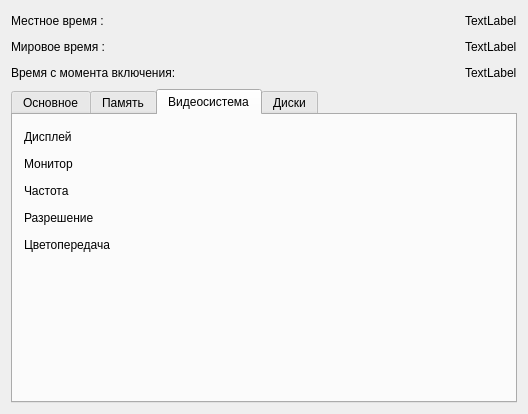
<?xml version="1.0" encoding="UTF-8"?>
<ui version="4.0">
 <class>MainWindow</class>
 <widget class="QMainWindow" name="MainWindow">
  <property name="enabled">
   <bool>true</bool>
  </property>
  <property name="geometry">
   <rect>
    <x>0</x>
    <y>0</y>
    <width>528</width>
    <height>414</height>
   </rect>
  </property>
  <property name="maximumSize">
   <size>
    <width>528</width>
    <height>414</height>
   </size>
  </property>
  <property name="windowTitle">
   <string>MainWindow</string>
  </property>
  <widget class="QWidget" name="centralWidget">
   <layout class="QVBoxLayout" name="verticalLayout">
    <item>
     <layout class="QHBoxLayout" name="horizontalLayout_2">
      <item>
       <widget class="QLabel" name="label">
        <property name="text">
         <string>Местное время :</string>
        </property>
       </widget>
      </item>
      <item>
       <spacer name="horizontalSpacer">
        <property name="orientation">
         <enum>Qt::Horizontal</enum>
        </property>
        <property name="sizeHint" stdset="0">
         <size>
          <width>40</width>
          <height>20</height>
         </size>
        </property>
       </spacer>
      </item>
      <item>
       <widget class="QLabel" name="labelTime">
        <property name="text">
         <string>TextLabel</string>
        </property>
       </widget>
      </item>
     </layout>
    </item>
    <item>
     <layout class="QHBoxLayout" name="horizontalLayout_38">
      <item>
       <widget class="QLabel" name="label_2">
        <property name="text">
         <string>Мировое время :</string>
        </property>
       </widget>
      </item>
      <item>
       <spacer name="horizontalSpacer_3">
        <property name="orientation">
         <enum>Qt::Horizontal</enum>
        </property>
        <property name="sizeHint" stdset="0">
         <size>
          <width>40</width>
          <height>20</height>
         </size>
        </property>
       </spacer>
      </item>
      <item>
       <widget class="QLabel" name="labelTime_2">
        <property name="text">
         <string>TextLabel</string>
        </property>
       </widget>
      </item>
     </layout>
    </item>
    <item>
     <layout class="QHBoxLayout" name="horizontalLayout">
      <item>
       <widget class="QLabel" name="label_3">
        <property name="text">
         <string>Время с момента включения:</string>
        </property>
       </widget>
      </item>
      <item>
       <spacer name="horizontalSpacer_2">
        <property name="orientation">
         <enum>Qt::Horizontal</enum>
        </property>
        <property name="sizeHint" stdset="0">
         <size>
          <width>40</width>
          <height>20</height>
         </size>
        </property>
       </spacer>
      </item>
      <item>
       <widget class="QLabel" name="labelTimeUp">
        <property name="text">
         <string>TextLabel</string>
        </property>
       </widget>
      </item>
     </layout>
    </item>
    <item>
     <widget class="QTabWidget" name="tabWidget">
      <property name="enabled">
       <bool>true</bool>
      </property>
      <property name="currentIndex">
       <number>2</number>
      </property>
      <widget class="QWidget" name="tab">
       <attribute name="title">
        <string>Основное</string>
       </attribute>
       <layout class="QVBoxLayout" name="verticalLayout_2">
        <item>
         <layout class="QHBoxLayout" name="horizontalLayout_3">
          <item>
           <widget class="QLabel" name="label_6">
            <property name="text">
             <string>Имя компьютера</string>
            </property>
           </widget>
          </item>
          <item>
           <widget class="QLabel" name="labelComputerName">
            <property name="text">
             <string>TextLabel</string>
            </property>
           </widget>
          </item>
         </layout>
        </item>
        <item>
         <layout class="QHBoxLayout" name="horizontalLayout_4">
          <item>
           <widget class="QLabel" name="label_7">
            <property name="text">
             <string>Имя пользователя</string>
            </property>
           </widget>
          </item>
          <item>
           <widget class="QLabel" name="labelUserName">
            <property name="text">
             <string>TextLabel</string>
            </property>
           </widget>
          </item>
         </layout>
        </item>
        <item>
         <layout class="QHBoxLayout" name="horizontalLayout_5">
          <item>
           <widget class="QLabel" name="label_9">
            <property name="text">
             <string>Производитель процесора</string>
            </property>
           </widget>
          </item>
          <item>
           <widget class="QLabel" name="labelCPU">
            <property name="text">
             <string>TextLabel</string>
            </property>
           </widget>
          </item>
         </layout>
        </item>
        <item>
         <layout class="QHBoxLayout" name="horizontalLayout_6">
          <item>
           <widget class="QLabel" name="label_11">
            <property name="text">
             <string>Тип архитектуры</string>
            </property>
           </widget>
          </item>
          <item>
           <widget class="QLabel" name="labelArchiType">
            <property name="text">
             <string>TextLabel</string>
            </property>
           </widget>
          </item>
         </layout>
        </item>
        <item>
         <layout class="QHBoxLayout" name="horizontalLayout_7">
          <item>
           <widget class="QLabel" name="label_13">
            <property name="text">
             <string>Количество логических процессоров</string>
            </property>
           </widget>
          </item>
          <item>
           <widget class="QLabel" name="labelCount">
            <property name="text">
             <string>TextLabel</string>
            </property>
           </widget>
          </item>
         </layout>
        </item>
        <item>
         <layout class="QHBoxLayout" name="horizontalLayout_8">
          <item>
           <widget class="QLabel" name="label_15">
            <property name="text">
             <string>Операционная система</string>
            </property>
           </widget>
          </item>
          <item>
           <widget class="QLabel" name="labelOperationSystem">
            <property name="text">
             <string>TextLabel</string>
            </property>
           </widget>
          </item>
         </layout>
        </item>
        <item>
         <layout class="QHBoxLayout" name="horizontalLayout_9">
          <item>
           <widget class="QLabel" name="label_17">
            <property name="text">
             <string>Роль машины</string>
            </property>
           </widget>
          </item>
          <item>
           <widget class="QLabel" name="labelRole">
            <property name="text">
             <string>TextLabel</string>
            </property>
           </widget>
          </item>
         </layout>
        </item>
       </layout>
      </widget>
      <widget class="QWidget" name="tab_2">
       <attribute name="title">
        <string>Память</string>
       </attribute>
       <layout class="QVBoxLayout" name="verticalLayout_10">
        <item>
         <layout class="QHBoxLayout" name="horizontalLayout_31">
          <item>
           <widget class="QLabel" name="label_10">
            <property name="text">
             <string>Занятость памяти</string>
            </property>
           </widget>
          </item>
          <item>
           <widget class="QLabel" name="labelLoadMemory">
            <property name="text">
             <string/>
            </property>
           </widget>
          </item>
         </layout>
        </item>
        <item>
         <layout class="QHBoxLayout" name="horizontalLayout_30">
          <item>
           <widget class="QLabel" name="label_5">
            <property name="text">
             <string>Физическая память</string>
            </property>
           </widget>
          </item>
          <item>
           <widget class="QLabel" name="labelTotalPhis">
            <property name="text">
             <string/>
            </property>
           </widget>
          </item>
         </layout>
        </item>
        <item>
         <layout class="QHBoxLayout" name="horizontalLayout_32">
          <item>
           <widget class="QLabel" name="label_14">
            <property name="text">
             <string>Свободная физическая память</string>
            </property>
           </widget>
          </item>
          <item>
           <widget class="QLabel" name="labelFreePhis">
            <property name="text">
             <string/>
            </property>
           </widget>
          </item>
         </layout>
        </item>
        <item>
         <layout class="QHBoxLayout" name="horizontalLayout_33">
          <item>
           <widget class="QLabel" name="label_18">
            <property name="text">
             <string>Виртуальная память</string>
            </property>
           </widget>
          </item>
          <item>
           <widget class="QLabel" name="labelTotalVirt">
            <property name="text">
             <string/>
            </property>
           </widget>
          </item>
         </layout>
        </item>
        <item>
         <layout class="QHBoxLayout" name="horizontalLayout_34">
          <item>
           <widget class="QLabel" name="label_20">
            <property name="text">
             <string>Свободная виртуальная память</string>
            </property>
           </widget>
          </item>
          <item>
           <widget class="QLabel" name="labelFreeVirt">
            <property name="text">
             <string/>
            </property>
           </widget>
          </item>
         </layout>
        </item>
        <item>
         <layout class="QHBoxLayout" name="horizontalLayout_35">
          <item>
           <widget class="QLabel" name="label_22">
            <property name="text">
             <string>Файл подкачки</string>
            </property>
           </widget>
          </item>
          <item>
           <widget class="QLabel" name="labelPage">
            <property name="text">
             <string/>
            </property>
           </widget>
          </item>
         </layout>
        </item>
       </layout>
      </widget>
      <widget class="QWidget" name="tab_3">
       <attribute name="title">
        <string>Видеосистема</string>
       </attribute>
       <layout class="QHBoxLayout" name="horizontalLayout_60">
        <item>
         <layout class="QVBoxLayout" name="verticalLayout_13">
          <item>
           <layout class="QVBoxLayout" name="verticalLayout_12">
            <item>
             <layout class="QHBoxLayout" name="horizontalLayout_42">
              <item>
               <widget class="QLabel" name="labelDis1">
                <property name="text">
                 <string>Дисплей</string>
                </property>
               </widget>
              </item>
              <item>
               <widget class="QLabel" name="labelDisplay1">
                <property name="text">
                 <string/>
                </property>
               </widget>
              </item>
             </layout>
            </item>
            <item>
             <layout class="QHBoxLayout" name="horizontalLayout_43">
              <item>
               <widget class="QLabel" name="labelMon1">
                <property name="text">
                 <string>Монитор</string>
                </property>
               </widget>
              </item>
              <item>
               <widget class="QLabel" name="labelMonitor1">
                <property name="text">
                 <string/>
                </property>
               </widget>
              </item>
             </layout>
            </item>
            <item>
             <layout class="QHBoxLayout" name="horizontalLayout_44">
              <item>
               <widget class="QLabel" name="labelFrecuency1">
                <property name="text">
                 <string>Частота</string>
                </property>
               </widget>
              </item>
              <item>
               <widget class="QLabel" name="labelFrecuencyRes1">
                <property name="text">
                 <string/>
                </property>
               </widget>
              </item>
             </layout>
            </item>
            <item>
             <layout class="QHBoxLayout" name="horizontalLayout_45">
              <item>
               <widget class="QLabel" name="labelSize1">
                <property name="text">
                 <string>Разрешение</string>
                </property>
               </widget>
              </item>
              <item>
               <widget class="QLabel" name="labelSizeRes1">
                <property name="text">
                 <string/>
                </property>
               </widget>
              </item>
             </layout>
            </item>
            <item>
             <layout class="QHBoxLayout" name="horizontalLayout_46">
              <item>
               <widget class="QLabel" name="labelDeep1">
                <property name="text">
                 <string>Цветопередача</string>
                </property>
               </widget>
              </item>
              <item>
               <widget class="QLabel" name="labelDeepRes1">
                <property name="text">
                 <string/>
                </property>
               </widget>
              </item>
             </layout>
            </item>
           </layout>
          </item>
          <item>
           <layout class="QVBoxLayout" name="verticalLayout_11">
            <item>
             <layout class="QHBoxLayout" name="horizontalLayout_36">
              <item>
               <widget class="QLabel" name="labelDis2">
                <property name="text">
                 <string/>
                </property>
               </widget>
              </item>
              <item>
               <widget class="QLabel" name="labelDisplay2">
                <property name="text">
                 <string/>
                </property>
               </widget>
              </item>
             </layout>
            </item>
            <item>
             <layout class="QHBoxLayout" name="horizontalLayout_37">
              <item>
               <widget class="QLabel" name="labelMon2">
                <property name="text">
                 <string/>
                </property>
               </widget>
              </item>
              <item>
               <widget class="QLabel" name="labelMonitor2">
                <property name="text">
                 <string/>
                </property>
               </widget>
              </item>
             </layout>
            </item>
            <item>
             <layout class="QHBoxLayout" name="horizontalLayout_39">
              <item>
               <widget class="QLabel" name="labelFrecuency2">
                <property name="text">
                 <string/>
                </property>
               </widget>
              </item>
              <item>
               <widget class="QLabel" name="labelFrecuencyRes2">
                <property name="text">
                 <string/>
                </property>
               </widget>
              </item>
             </layout>
            </item>
            <item>
             <layout class="QHBoxLayout" name="horizontalLayout_41">
              <item>
               <widget class="QLabel" name="labelSize2">
                <property name="text">
                 <string/>
                </property>
               </widget>
              </item>
              <item>
               <widget class="QLabel" name="labelSizeRes2">
                <property name="text">
                 <string/>
                </property>
               </widget>
              </item>
             </layout>
            </item>
            <item>
             <layout class="QHBoxLayout" name="horizontalLayout_40">
              <item>
               <widget class="QLabel" name="labelDeep2">
                <property name="text">
                 <string/>
                </property>
               </widget>
              </item>
              <item>
               <widget class="QLabel" name="labelDeepRes2">
                <property name="text">
                 <string/>
                </property>
               </widget>
              </item>
             </layout>
            </item>
           </layout>
          </item>
         </layout>
        </item>
        <item>
         <layout class="QVBoxLayout" name="verticalLayout_14">
          <item>
           <layout class="QVBoxLayout" name="verticalLayout_15">
            <item>
             <layout class="QHBoxLayout" name="horizontalLayout_48">
              <item>
               <widget class="QLabel" name="labelDis3">
                <property name="text">
                 <string/>
                </property>
               </widget>
              </item>
              <item>
               <widget class="QLabel" name="labelDisplay3">
                <property name="text">
                 <string/>
                </property>
               </widget>
              </item>
             </layout>
            </item>
            <item>
             <layout class="QHBoxLayout" name="horizontalLayout_50">
              <item>
               <widget class="QLabel" name="labelMon3">
                <property name="text">
                 <string/>
                </property>
               </widget>
              </item>
              <item>
               <widget class="QLabel" name="labelMonitor3">
                <property name="text">
                 <string/>
                </property>
               </widget>
              </item>
             </layout>
            </item>
            <item>
             <layout class="QHBoxLayout" name="horizontalLayout_51">
              <item>
               <widget class="QLabel" name="labelFrecuency3">
                <property name="text">
                 <string/>
                </property>
               </widget>
              </item>
              <item>
               <widget class="QLabel" name="labelFrecuencyRes3">
                <property name="text">
                 <string/>
                </property>
               </widget>
              </item>
             </layout>
            </item>
            <item>
             <layout class="QHBoxLayout" name="horizontalLayout_52">
              <item>
               <widget class="QLabel" name="labelSize3">
                <property name="text">
                 <string/>
                </property>
               </widget>
              </item>
              <item>
               <widget class="QLabel" name="labelSizeRes3">
                <property name="text">
                 <string/>
                </property>
               </widget>
              </item>
             </layout>
            </item>
            <item>
             <layout class="QHBoxLayout" name="horizontalLayout_53">
              <item>
               <widget class="QLabel" name="labelDeep3">
                <property name="text">
                 <string/>
                </property>
               </widget>
              </item>
              <item>
               <widget class="QLabel" name="labelDeepRes3">
                <property name="text">
                 <string/>
                </property>
               </widget>
              </item>
             </layout>
            </item>
           </layout>
          </item>
          <item>
           <layout class="QVBoxLayout" name="verticalLayout_16">
            <item>
             <layout class="QHBoxLayout" name="horizontalLayout_54">
              <item>
               <widget class="QLabel" name="labelDis4">
                <property name="text">
                 <string/>
                </property>
               </widget>
              </item>
              <item>
               <widget class="QLabel" name="labelDisplay4">
                <property name="text">
                 <string/>
                </property>
               </widget>
              </item>
             </layout>
            </item>
            <item>
             <layout class="QHBoxLayout" name="horizontalLayout_56">
              <item>
               <widget class="QLabel" name="labelMon4">
                <property name="text">
                 <string/>
                </property>
               </widget>
              </item>
              <item>
               <widget class="QLabel" name="labelMonitor4">
                <property name="text">
                 <string/>
                </property>
               </widget>
              </item>
             </layout>
            </item>
            <item>
             <layout class="QHBoxLayout" name="horizontalLayout_57">
              <item>
               <widget class="QLabel" name="labelFrecuency4">
                <property name="text">
                 <string/>
                </property>
               </widget>
              </item>
              <item>
               <widget class="QLabel" name="labelFrecuencyRes4">
                <property name="text">
                 <string/>
                </property>
               </widget>
              </item>
             </layout>
            </item>
            <item>
             <layout class="QHBoxLayout" name="horizontalLayout_58">
              <item>
               <widget class="QLabel" name="labelSize4">
                <property name="text">
                 <string/>
                </property>
               </widget>
              </item>
              <item>
               <widget class="QLabel" name="labelSizeRes4">
                <property name="text">
                 <string/>
                </property>
               </widget>
              </item>
             </layout>
            </item>
            <item>
             <layout class="QHBoxLayout" name="horizontalLayout_59">
              <item>
               <widget class="QLabel" name="labelDeep4">
                <property name="text">
                 <string/>
                </property>
               </widget>
              </item>
              <item>
               <widget class="QLabel" name="labelDeepRes4">
                <property name="text">
                 <string/>
                </property>
               </widget>
              </item>
             </layout>
            </item>
           </layout>
          </item>
         </layout>
        </item>
       </layout>
      </widget>
      <widget class="QWidget" name="tab_4">
       <attribute name="title">
        <string>Диски</string>
       </attribute>
       <layout class="QVBoxLayout" name="verticalLayout_9">
        <item>
         <layout class="QHBoxLayout" name="horizontalLayout_28">
          <item>
           <widget class="QGroupBox" name="groupBox_13">
            <property name="maximumSize">
             <size>
              <width>157</width>
              <height>117</height>
             </size>
            </property>
            <property name="styleSheet">
             <string notr="true">
border-color: qlineargradient(spread:pad, x1:0, y1:0, x2:1, y2:0, stop:0 rgba(0, 0, 0, 255), stop:1 rgba(255, 255, 255, 255));</string>
            </property>
            <layout class="QVBoxLayout" name="verticalLayout_8">
             <item>
              <widget class="QLabel" name="labelDiskName1">
               <property name="text">
                <string/>
               </property>
              </widget>
             </item>
             <item>
              <layout class="QHBoxLayout" name="horizontalLayout_25">
               <item>
                <widget class="QLabel" name="labelTom1">
                 <property name="text">
                  <string>Имя тома</string>
                 </property>
                </widget>
               </item>
               <item>
                <widget class="QLabel" name="labelTomName1">
                 <property name="text">
                  <string/>
                 </property>
                </widget>
               </item>
              </layout>
             </item>
             <item>
              <layout class="QHBoxLayout" name="horizontalLayout_26">
               <item>
                <widget class="QLabel" name="labelFile1">
                 <property name="text">
                  <string>Файловая система</string>
                 </property>
                </widget>
               </item>
               <item>
                <widget class="QLabel" name="labelFileName1">
                 <property name="text">
                  <string/>
                 </property>
                </widget>
               </item>
              </layout>
             </item>
             <item>
              <layout class="QHBoxLayout" name="horizontalLayout_27">
               <item>
                <widget class="QLabel" name="labelFree1">
                 <property name="text">
                  <string>Свободно</string>
                 </property>
                </widget>
               </item>
               <item>
                <widget class="QLabel" name="labelFreeSpace1">
                 <property name="text">
                  <string/>
                 </property>
                </widget>
               </item>
              </layout>
             </item>
            </layout>
           </widget>
          </item>
          <item>
           <widget class="QGroupBox" name="groupBox">
            <property name="maximumSize">
             <size>
              <width>158</width>
              <height>117</height>
             </size>
            </property>
            <property name="styleSheet">
             <string notr="true">border-color: qlineargradient(spread:pad, x1:0, y1:0, x2:1, y2:0, stop:0 rgba(0, 0, 0, 255), stop:1 rgba(255, 255, 255, 255));</string>
            </property>
            <layout class="QVBoxLayout" name="verticalLayout_3">
             <item>
              <widget class="QLabel" name="labelDiskName3">
               <property name="text">
                <string/>
               </property>
              </widget>
             </item>
             <item>
              <layout class="QHBoxLayout" name="horizontalLayout_11">
               <item>
                <widget class="QLabel" name="labelTom3">
                 <property name="text">
                  <string/>
                 </property>
                </widget>
               </item>
               <item>
                <widget class="QLabel" name="labelTomName3">
                 <property name="text">
                  <string/>
                 </property>
                </widget>
               </item>
              </layout>
             </item>
             <item>
              <layout class="QHBoxLayout" name="horizontalLayout_12">
               <item>
                <widget class="QLabel" name="labelFile3">
                 <property name="text">
                  <string/>
                 </property>
                </widget>
               </item>
               <item>
                <widget class="QLabel" name="labelFileName3">
                 <property name="text">
                  <string/>
                 </property>
                </widget>
               </item>
              </layout>
             </item>
             <item>
              <layout class="QHBoxLayout" name="horizontalLayout_10">
               <item>
                <widget class="QLabel" name="labelFree3">
                 <property name="text">
                  <string/>
                 </property>
                </widget>
               </item>
               <item>
                <widget class="QLabel" name="labelFreeSpace3">
                 <property name="text">
                  <string/>
                 </property>
                </widget>
               </item>
              </layout>
             </item>
            </layout>
           </widget>
          </item>
          <item>
           <widget class="QGroupBox" name="groupBox_10">
            <property name="maximumSize">
             <size>
              <width>157</width>
              <height>117</height>
             </size>
            </property>
            <property name="styleSheet">
             <string notr="true">border-color: qlineargradient(spread:pad, x1:0, y1:0, x2:1, y2:0, stop:0 rgba(0, 0, 0, 255), stop:1 rgba(255, 255, 255, 255));</string>
            </property>
            <layout class="QVBoxLayout" name="verticalLayout_5">
             <item>
              <widget class="QLabel" name="labelDiskName5">
               <property name="text">
                <string/>
               </property>
              </widget>
             </item>
             <item>
              <layout class="QHBoxLayout" name="horizontalLayout_16">
               <item>
                <widget class="QLabel" name="labelTom5">
                 <property name="text">
                  <string/>
                 </property>
                </widget>
               </item>
               <item>
                <widget class="QLabel" name="labelTomName5">
                 <property name="text">
                  <string/>
                 </property>
                </widget>
               </item>
              </layout>
             </item>
             <item>
              <layout class="QHBoxLayout" name="horizontalLayout_17">
               <item>
                <widget class="QLabel" name="labelFile5">
                 <property name="text">
                  <string/>
                 </property>
                </widget>
               </item>
               <item>
                <widget class="QLabel" name="labelFileName5">
                 <property name="text">
                  <string/>
                 </property>
                </widget>
               </item>
              </layout>
             </item>
             <item>
              <layout class="QHBoxLayout" name="horizontalLayout_18">
               <item>
                <widget class="QLabel" name="labelFree5">
                 <property name="text">
                  <string/>
                 </property>
                </widget>
               </item>
               <item>
                <widget class="QLabel" name="labelFreeSpace5">
                 <property name="text">
                  <string/>
                 </property>
                </widget>
               </item>
              </layout>
             </item>
            </layout>
           </widget>
          </item>
         </layout>
        </item>
        <item>
         <layout class="QHBoxLayout" name="horizontalLayout_29">
          <item>
           <widget class="QGroupBox" name="groupBox_12">
            <property name="maximumSize">
             <size>
              <width>157</width>
              <height>116</height>
             </size>
            </property>
            <property name="styleSheet">
             <string notr="true">border-color: qlineargradient(spread:pad, x1:0, y1:0, x2:1, y2:0, stop:0 rgba(0, 0, 0, 255), stop:1 rgba(255, 255, 255, 255));</string>
            </property>
            <layout class="QVBoxLayout" name="verticalLayout_7">
             <item>
              <widget class="QLabel" name="labelDiskName2">
               <property name="text">
                <string/>
               </property>
              </widget>
             </item>
             <item>
              <layout class="QHBoxLayout" name="horizontalLayout_22">
               <item>
                <widget class="QLabel" name="labelTom2">
                 <property name="text">
                  <string>Имя тома</string>
                 </property>
                </widget>
               </item>
               <item>
                <widget class="QLabel" name="labelTomName2">
                 <property name="text">
                  <string/>
                 </property>
                </widget>
               </item>
              </layout>
             </item>
             <item>
              <layout class="QHBoxLayout" name="horizontalLayout_23">
               <item>
                <widget class="QLabel" name="labelFile2">
                 <property name="text">
                  <string>Файловая система</string>
                 </property>
                </widget>
               </item>
               <item>
                <widget class="QLabel" name="labelFileName2">
                 <property name="text">
                  <string/>
                 </property>
                </widget>
               </item>
              </layout>
             </item>
             <item>
              <layout class="QHBoxLayout" name="horizontalLayout_24">
               <item>
                <widget class="QLabel" name="labelFree2">
                 <property name="text">
                  <string>Свободно</string>
                 </property>
                </widget>
               </item>
               <item>
                <widget class="QLabel" name="labelFreeSpace2">
                 <property name="text">
                  <string/>
                 </property>
                </widget>
               </item>
              </layout>
             </item>
            </layout>
           </widget>
          </item>
          <item>
           <widget class="QGroupBox" name="groupBox_9">
            <property name="maximumSize">
             <size>
              <width>158</width>
              <height>116</height>
             </size>
            </property>
            <property name="styleSheet">
             <string notr="true">border-color: qlineargradient(spread:pad, x1:0, y1:0, x2:1, y2:0, stop:0 rgba(0, 0, 0, 255), stop:1 rgba(255, 255, 255, 255));</string>
            </property>
            <layout class="QVBoxLayout" name="verticalLayout_4">
             <item>
              <widget class="QLabel" name="labelDiskName4">
               <property name="text">
                <string/>
               </property>
              </widget>
             </item>
             <item>
              <layout class="QHBoxLayout" name="horizontalLayout_13">
               <item>
                <widget class="QLabel" name="labelTom4">
                 <property name="text">
                  <string/>
                 </property>
                </widget>
               </item>
               <item>
                <widget class="QLabel" name="labelTomName4">
                 <property name="text">
                  <string/>
                 </property>
                </widget>
               </item>
              </layout>
             </item>
             <item>
              <layout class="QHBoxLayout" name="horizontalLayout_14">
               <item>
                <widget class="QLabel" name="labelFile4">
                 <property name="text">
                  <string/>
                 </property>
                </widget>
               </item>
               <item>
                <widget class="QLabel" name="labelFileName4">
                 <property name="text">
                  <string/>
                 </property>
                </widget>
               </item>
              </layout>
             </item>
             <item>
              <layout class="QHBoxLayout" name="horizontalLayout_15">
               <item>
                <widget class="QLabel" name="labelFree4">
                 <property name="text">
                  <string/>
                 </property>
                </widget>
               </item>
               <item>
                <widget class="QLabel" name="labelFreeSpace4">
                 <property name="text">
                  <string/>
                 </property>
                </widget>
               </item>
              </layout>
             </item>
            </layout>
           </widget>
          </item>
          <item>
           <widget class="QGroupBox" name="groupBox_11">
            <property name="maximumSize">
             <size>
              <width>157</width>
              <height>116</height>
             </size>
            </property>
            <property name="styleSheet">
             <string notr="true">border-color: qlineargradient(spread:pad, x1:0, y1:0, x2:1, y2:0, stop:0 rgba(0, 0, 0, 255), stop:1 rgba(255, 255, 255, 255));</string>
            </property>
            <layout class="QVBoxLayout" name="verticalLayout_6">
             <item>
              <widget class="QLabel" name="labelDiskName6">
               <property name="text">
                <string/>
               </property>
              </widget>
             </item>
             <item>
              <layout class="QHBoxLayout" name="horizontalLayout_19">
               <item>
                <widget class="QLabel" name="labelTom6">
                 <property name="text">
                  <string/>
                 </property>
                </widget>
               </item>
               <item>
                <widget class="QLabel" name="labelTomName6">
                 <property name="text">
                  <string/>
                 </property>
                </widget>
               </item>
              </layout>
             </item>
             <item>
              <layout class="QHBoxLayout" name="horizontalLayout_20">
               <item>
                <widget class="QLabel" name="labelFile6">
                 <property name="text">
                  <string/>
                 </property>
                </widget>
               </item>
               <item>
                <widget class="QLabel" name="labelFileName6">
                 <property name="text">
                  <string/>
                 </property>
                </widget>
               </item>
              </layout>
             </item>
             <item>
              <layout class="QHBoxLayout" name="horizontalLayout_21">
               <item>
                <widget class="QLabel" name="labelFree6">
                 <property name="text">
                  <string/>
                 </property>
                </widget>
               </item>
               <item>
                <widget class="QLabel" name="labelFreeSpace6">
                 <property name="text">
                  <string/>
                 </property>
                </widget>
               </item>
              </layout>
             </item>
            </layout>
           </widget>
          </item>
         </layout>
        </item>
       </layout>
      </widget>
     </widget>
    </item>
   </layout>
  </widget>
  <widget class="QMenuBar" name="menuBar">
   <property name="geometry">
    <rect>
     <x>0</x>
     <y>0</y>
     <width>528</width>
     <height>21</height>
    </rect>
   </property>
  </widget>
 </widget>
 <layoutdefault spacing="6" margin="11"/>
 <resources/>
 <connections/>
</ui>
